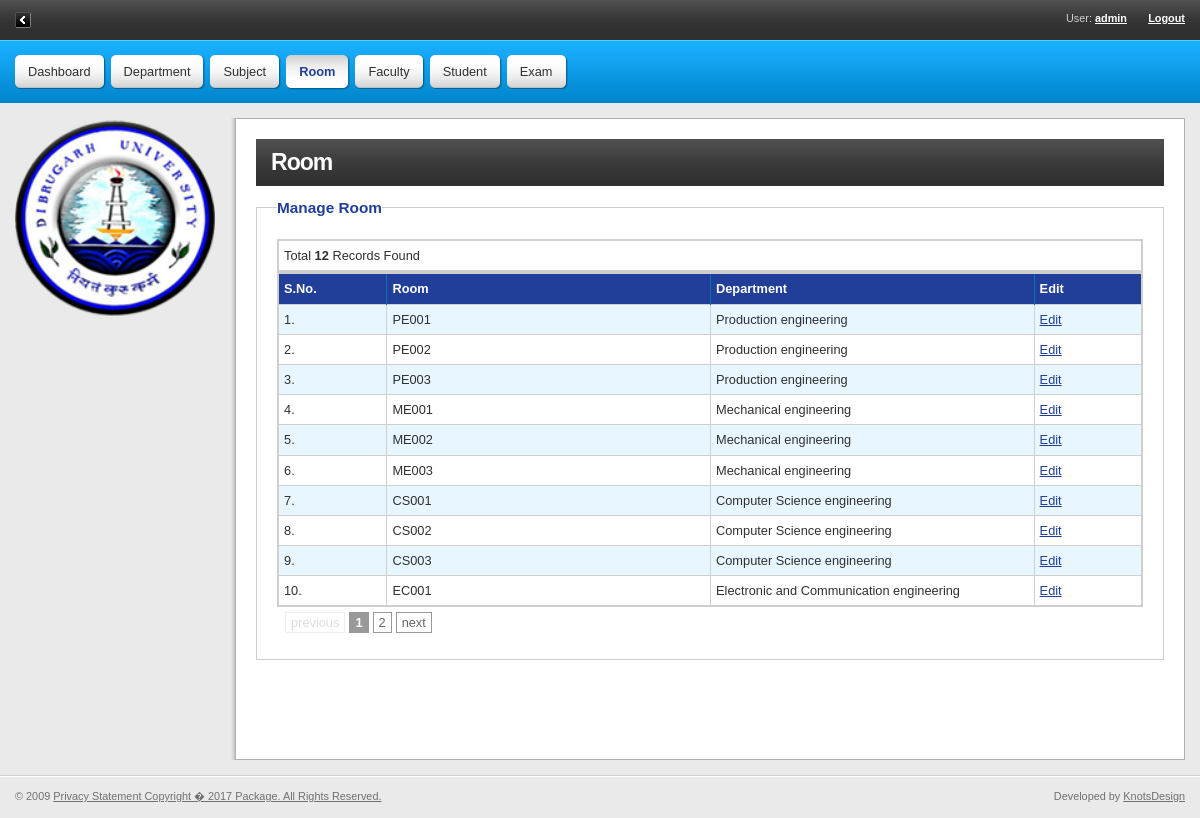
/manage_room.php (signed in), run on the app's committed database.
### tables this page shows
CREATE TABLE `room` (
  `room_id` int(11) NOT NULL,
  `name` varchar(10) NOT NULL,
  `department_id` int(11) NOT NULL,
  `rows` int(11) NOT NULL,
  `columns` int(11) NOT NULL,
  `seat` int(11) NOT NULL DEFAULT '20'
);

CREATE TABLE `department` (
  `department_id` int(11) NOT NULL,
  `name` varchar(10) NOT NULL,
  `full_name` varchar(100) NOT NULL
);

### manage_room.php (the view, shortened to what this page needs)
<?php ob_start();
	$tableName = "room";
	$targetpage = "manage_room.php";
	$limit = 10;
	$searchcriteria = "";
	$searchtext = empty($_GET['searchtext']) ? '' : trim($_GET['searchtext']);
	$searchcat = empty($_GET['searchcat']) ? '' : trim($_GET['searchcat']);
	$query = "";
	if($searchcriteria == '') {
		$query = "SELECT COUNT(*) as num FROM $tableName";
	} else {
		$query = "SELECT COUNT(*) as num FROM $tableName $searchcriteria"; }
	$total_pages = mysql_fetch_array(mysql_query($query));
	$total_pages = $total_pages['num'];
	$stages = 3;
	$page = empty($_GET['page']) ? 0 : mysql_real_escape_string($_GET['page']);
	if($page){
		$start = ($page - 1) * $limit;
	}else{
		$start = 0;
		}
	$query1 = "";
	if($searchcriteria == '') {
		$query1 = "SELECT r.room_id,r.name,d.full_name FROM $tableName r left outer join department d on d.department_id=r.department_id order by r.room_id LIMIT $start, $limit";
	} else {
		$query1 = "SELECT * FROM $tableName $searchcriteria  order by room_id LIMIT $start, $limit";
	}
	$result = mysql_query($query1) or die(mysql_error());
	if ($page == 0){$page = 1;}
	$prev = $page - 1;
	$next = $page + 1;
	$lastpage = ceil($total_pages/$limit);
	$paginate = '';
	if($lastpage > 1)
	{
		$paginate .= "<div class='paginate'>";
		if ($page > 1){
			if($searchtext != '' && $searchcat != '')
				$paginate.= "<a href='$targetpage?page=$prev&searchtext=$searchtext&searchcat=$searchcat'>previous</a>";
			else
				$paginate.= "<a href='$targetpage?page=$prev'>previous</a>";
		}else{
			$paginate.= "<span class='disabled'>previous</span>";	}
		if ($lastpage < 7 + ($stages * 2))
		{
			for ($counter = 1; $counter <= $lastpage; $counter++)
			{
				if ($counter == $page){
					$paginate.= "<span class='current'>$counter</span>";
				}else{
					if($searchtext != '' && $searchcat != '')
						$paginate.= "<a href='$targetpage?page=$counter&searchtext=$searchtext&searchcat=$searchcat'>$counter</a>";
					else
						$paginate.= "<a href='$targetpage?page=$counter'>$counter</a>";
				}
			}
		}
		if ($page < $counter - 1){
			if($searchtext != '' && $searchcat != '')
				$paginate.= "<a href='$targetpage?page=$next&searchtext=$searchtext&searchcat=$searchcat'>next</a>";
			else
				$paginate.= "<a href='$targetpage?page=$next'>next</a>";
		}else{
			$paginate.= "<span class='disabled'>next</span>";
			}
		$paginate.= "</div>";
}
?>
<!DOCTYPE html PUBLIC "-//W3C//DTD XHTML 1.0 Strict//EN" "http://www.w3.org/TR/xhtml1/DTD/xhtml1-strict.dtd">
<html xmlns="http://www.w3.org/1999/xhtml" xml:lang="en" lang="en">
<head>
    <?php include('comman.php');?>
</head>
<body>
<?php include('header.php');?>
	<div id="cols" class="box">
        <?php include('left.php'); ?>
		<div id="content" class="box">
			<h1>Room</h1>
			     <fieldset style="padding:20px;">
				<legend> <span class="headbox">Manage Room</span></legend>
               <div class="divshow">
               <table align="center" width="100%">
					<tr>
					 <td class="rd1">
					Total <b><?=$total_pages;?> </b> Records Found
					</td>
					</tr>
				</table>
            	<table align="center" style="padding:1px;" width="100%">
				<tr>
				    <th width="5%">S.No.</th>
                    <th width="15%">Room</th>
					<th width="15%">Department</th>
					<th  width="5%">Edit</th>
				</tr>
				<?php $i=1; $j=1; $k=0; while($data =mysql_fetch_array($result)){?>
                <tr class="<?php if($i%2==1){echo "bg";} ?>">
				    <td><?php echo ++$start;?>.</td>
                    <td><?php echo $data['name']; ?> </td>
					<td><?php echo $data['full_name']; ?> </td>
					 <td><a href="room.php?editID=<?php echo $data['room_id']; ?>">Edit</a> </td>
				</tr>
                <?php $i++; } ?>
			</table>
            </div>
			<?php echo $paginate; ?>
			</fieldset>
		</div>
	</div>
	<?php include('footer.php'); ?>
</div>
</body>
</html>

### css/main.css (style rules this page uses)
body { font:0.8em/1.5 "arial", sans-serif; }
h1, h2, h3, h4, h5, h6, address, blockquote, dl, fieldset, ol, p, table, ul { margin:15px 0; }
#content h1 { font-size:180%; }
#content table { margin:0; border-collapse:collapse; }
#content table th, #content table td { padding:5px 5px; }
#content table th { text-align:left; vertical-align:middle; font-weight:bold; }
#content fieldset { position:relative; margin:10px 0; padding:10px; }
#content legend { font-size:120%; font-weight:bold; }
#content { padding:20px; overflow:hidden; }
#content h1 { margin:0; padding:10px 15px; background:url("../design/content-h1.gif") 0 0 repeat-x; letter-spacing:-1px; }
.paginate { font-family:Arial, Helvetica, sans-serif; padding: 3px; margin: 3px; }
.paginate a { padding:2px 5px 2px 5px; margin:2px; border:1px solid #999; text-decoration:none; color: #666; }
.paginate span.current { margin: 2px; padding: 2px 5px 2px 5px; border: 1px solid #999; font-weight: bold; background-color: #999; color: #FFF; }
.paginate span.disabled { padding:2px 5px 2px 5px; margin:2px; border:1px solid #eee; color:#DDD; }

### css/2col.css (style rules this page uses)
#cols { position:relative; margin:15px 0; padding-right:15px; background:url("../design/content.gif") 230px 0 repeat-y; }
#content { margin-left:232px; overflow:visible; }
html>body #content { margin-left:0; overflow:hidden; }

### css/style.css (style rules this page uses)
body { background-color:#eaeaea; color:#303030; }
a { color:#213F99; }
#content table { border:2px solid #cfcfcf; }
#content table th { border-right:1px solid #0074B3; background-color:#213F99; color:#fff; }
#content table td { border:1px solid #cfcfcf; }
#content table tr.bg td { background-color:#e8f6ff; }
#content fieldset { border:1px solid #ccc; }
#content legend { background:#FFF; color:#213F99; }
#content { border:1px solid #afafaf; background:#fff; }
#content h1 { background-color:#303030; color:#fff; }
body { font-family: arial; }

### css/mystyle.css (style rules this page uses)
h1 { font:14px Tahoma, Arial, Helvetica, sans-serif; font-weight:bold; color:#ffffff; padding-bottom:5px; }

### css/1col.css (style rules this page uses)
#cols { margin:15px; background:none; }

### comman.php (style rules this page uses)
#content { min-height:600px; }

### data on the page
room: name "PE001", department.full_name "Production engineering"
room: name "PE002", department.full_name "Production engineering"
room: name "PE003", department.full_name "Production engineering"
room: name "ME001", department.full_name "Mechanical engineering"
room: name "ME002", department.full_name "Mechanical engineering"
room: name "ME003", department.full_name "Mechanical engineering"
room: name "CS001", department.full_name "Computer Science engineering"
room: name "CS002", department.full_name "Computer Science engineering"
room: name "CS003", department.full_name "Computer Science engineering"
room: name "EC001", department.full_name "Electronic and Communication engineering"

### other printed values
$_SESSION['Admin_Name'] "admin"
$total_pages "12"
